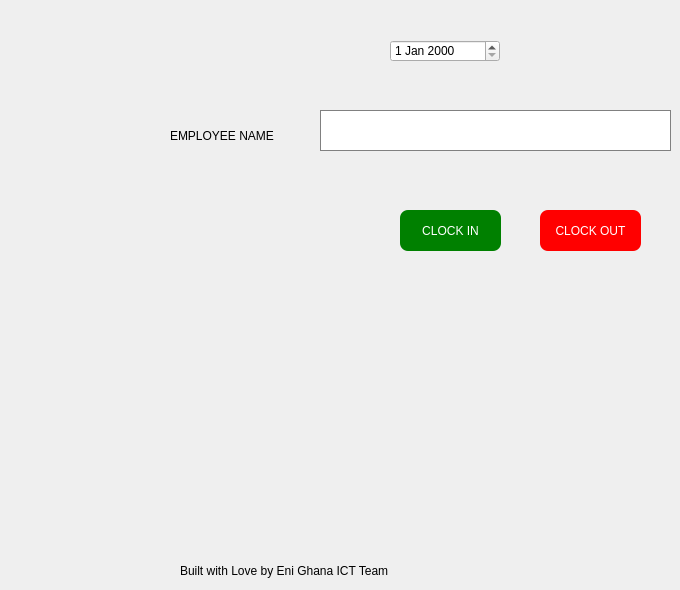
     <widget class="QWidget" name="Employee">
      <widget class="QPushButton" name="pushButton_clockIN">
       <property name="geometry">
        <rect>
         <x>400</x>
         <y>210</y>
         <width>101</width>
         <height>41</height>
        </rect>
       </property>
       <property name="styleSheet">
        <string notr="true">QPushButton{
text-align: center;
height: 30px;
width: 50px;
padding: 5px;
background: green;
color: white;
border-radius: 8px;
}</string>
       </property>
       <property name="text">
        <string>CLOCK IN</string>
       </property>
      </widget>
      <widget class="QPushButton" name="pushButton_clockOUT">
       <property name="geometry">
        <rect>
         <x>540</x>
         <y>210</y>
         <width>101</width>
         <height>41</height>
        </rect>
       </property>
       <property name="styleSheet">
        <string notr="true">QPushButton{
text-align: center;
height: 30px;
width: 50px;
padding: 5px;
background: red;
color: white;
border-radius: 8px;
}</string>
       </property>
       <property name="text">
        <string>CLOCK OUT</string>
       </property>
      </widget>
      <widget class="QLineEdit" name="lineEdit_employeeName">
       <property name="geometry">
        <rect>
         <x>320</x>
         <y>110</y>
         <width>351</width>
         <height>41</height>
        </rect>
       </property>
       <property name="styleSheet">
        <string notr="true">border: 1px solid grey;</string>
       </property>
      </widget>
      <widget class="QLabel" name="label_6">
       <property name="geometry">
        <rect>
         <x>170</x>
         <y>120</y>
         <width>121</width>
         <height>31</height>
        </rect>
       </property>
       <property name="text">
        <string>EMPLOYEE NAME</string>
       </property>
      </widget>
      <widget class="QLabel" name="label_37">
       <property name="geometry">
        <rect>
         <x>180</x>
         <y>560</y>
         <width>241</width>
         <height>21</height>
        </rect>
       </property>
       <property name="styleSheet">
        <string notr="true"/>
       </property>
       <property name="text">
        <string>Built with Love by Eni Ghana ICT Team</string>
       </property>
      </widget>
      <widget class="QDateEdit" name="dateEdit_clocking">
       <property name="geometry">
        <rect>
         <x>390</x>
         <y>40</y>
         <width>110</width>
         <height>22</height>
        </rect>
       </property>
      </widget>
     </widget>
